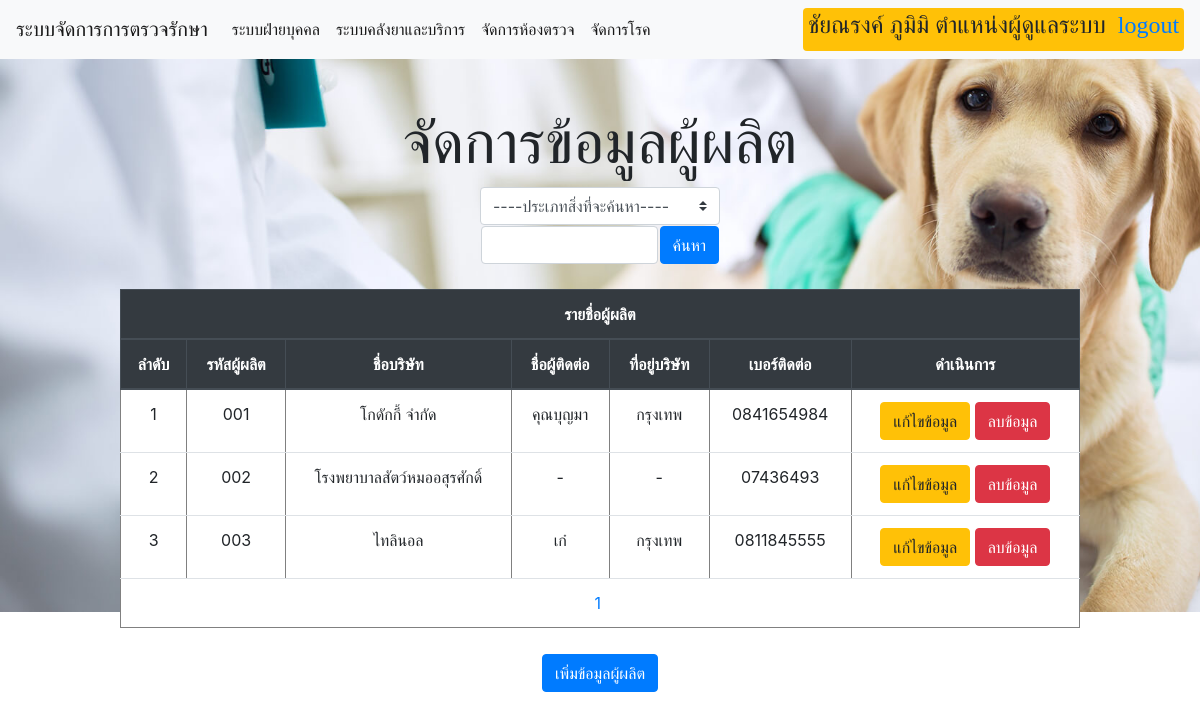
The app's page /TreatmentManagementProject/admin/AdminManageManuFacturer.php (signed in) with its own data.
### tables this page shows
CREATE TABLE `manufacturer` (
  `ManufactID` char(3) NOT NULL,
  `CompanyName` varchar(30) NOT NULL,
  `Contractname` varchar(30) NOT NULL,
  `CompanyAddress` varchar(30) NOT NULL,
  `ContractNumber` char(10) NOT NULL
);

### TreatmentManagementProject/mysql/connect.php (called while the page is built)
<?php
$connect = mysqli_connect($dbhost, $dbuser, $dbpass, $dbname);
mysqli_query($connect, "SET NAMES UTF8");
$result = mysqli_query($connect, $sql);
?>

### TreatmentManagementProject/admin/AdminManageManuFacturer.php (the view, shortened to what this page needs)
<?php
require("../mysql/config.php");
if(!empty($_GET['wordsearch']) && !empty($_GET['typesearch']))
{
  if(!empty($_REQUEST['page']))
  {
    $page=$_REQUEST['page'];
  }
  else
  {
    $page=1;
  }
    $pageprocess=($page*5)-5;
    $wordsearch = $_REQUEST['wordsearch'];
    $typesearch = $_REQUEST['typesearch'];
    if($typesearch=='1')
    {
        $sql2 ="select manufactid,companyname,contractname,companyaddress,contractnumber from manufacturer where manufactid LIKE '%" . $wordsearch . "%'";
        $sql = "select manufactid,companyname,contractname,companyaddress,contractnumber from manufacturer where manufactid LIKE '%" . $wordsearch . "%' limit $pageprocess,5";
      }
    else if($typesearch=='2')
    {
        $sql2 ="select manufactid,companyname,contractname,companyaddress,contractnumber from manufacturer where companyname LIKE '%" . $wordsearch . "%'";
        $sql = "select manufactid,companyname,contractname,companyaddress,contractnumber from manufacturer where companyname LIKE '%" . $wordsearch . "%' limit $pageprocess,5";
    }
    else
    {
        $sql2 ="select manufactid,companyname,contractname,companyaddress,contractnumber from manufacturer";
        $sql = "select manufactid,companyname,contractname,companyaddress,contractnumber from manufacturer limit $pageprocess,5";
    }
}
else
{
  if(!empty($_REQUEST['page']))
  {
    $page=$_REQUEST['page'];
  }
  else
  {
    $page=1;
  }
  $pageprocess=($page*5)-5;
  if(isset($_GET['wordsearch']))
  {
    $wordsearch = $_REQUEST['wordsearch'];
    $typesearch = $_REQUEST['typesearch'];
    if($typesearch=='1')
    {
        $sql2 ="select manufactid,companyname,contractname,companyaddress,contractnumber from manufacturer where manufactid LIKE '%" . $wordsearch . "%'";
        $sql = "select manufactid,companyname,contractname,companyaddress,contractnumber from manufacturer where manufactid LIKE '%" . $wordsearch . "%' limit $pageprocess,5";
      }
    else if($typesearch=='2')
    {
        $sql2 ="select manufactid,companyname,contractname,companyaddress,contractnumber from manufacturer where companyname LIKE '%" . $wordsearch . "%'";
        $sql = "select manufactid,companyname,contractname,companyaddress,contractnumber from manufacturer where companyname LIKE '%" . $wordsearch . "%' limit $pageprocess,5";
    }
  }
  else
  {
    $sql2 ="select manufactid,companyname,contractname,companyaddress,contractnumber from manufacturer";
    $sql = "select manufactid,companyname,contractname,companyaddress,contractnumber from manufacturer limit $pageprocess,5";
  }
}
?>
<!doctype html>
<html lang="en">
  <head>
     <link rel="stylesheet" href="https://stackpath.bootstrapcdn.com/bootstrap/4.3.1/css/bootstrap.min.css">
  </head>
  <body>
 <nav class="navbar navbar-expand-lg navbar-light bg-light">
  <a class="navbar-brand" href="../Main.php">ระบบจัดการการตรวจรักษา</a>
  <div class="collapse navbar-collapse" id="navbarSupportedContent">
    <ul class="navbar-nav mr-auto">
    <li class="nav-item active">
        <a class="nav-link" href="ManageUser.php">ระบบฝ่ายบุคคล <span class="sr-only">(current)</span></a>
      </li>
      <li class="nav-item active">
        <a class="nav-link" href="ManageDrugService.php">ระบบคลังยาและบริการ <span class="sr-only">(current)</span></a>
      </li>
      <li class="nav-item active">
        <a class="nav-link" href="Managetreatmentroom.php">จัดการห้องตรวจ <span class="sr-only">(current)</span></a>
      </li>
      <li class="nav-item active">
        <a class="nav-link" href="Managedisease.php">จัดการโรค <span class="sr-only">(current)</span></a>
      </li>
    </ul>
    <span class = "badge badge-warning" style="font-family: 'TH SarabunPSK';font-weight: bold;"><h4><?php echo $_SESSION['name'] . "&nbsp;ตำแหน่งผู้ดูแลระบบ" ."&nbsp;
    <a href = '../logout.php'>logout</a>" ?></h4></span>
  </div>
</nav>
<br><br>
<h1 align="center" class="head1 ">จัดการข้อมูลผู้ผลิต</h1>
<center>
    <form action="AdminManageManuFacturer.php" method="get">
    <div style="width: 20%;">
    <select class="browser-default custom-select" name="typesearch" required>
        <option value = ''>----ประเภทสิ่งที่จะค้นหา----</option>
        </select>
        <table border="0">
        <tr>
    <td><input class="form-control" type="text" name="wordsearch"></td><td><input class="btn btn-primary" type="submit" value="ค้นหา"></td>
    </tr>
    </table>
    </div>
    </form>
    <br>
    <div style="width: 80%;">
    <table class="table table-hover" border="1" bgcolor="#FFFFFF">
    <thead class="thead-dark">
       <tr bgcolor = "#d5f4e6" align="center">
        <th colspan="7">
        รายชื่อผู้ผลิต
        </th>
       </tr>
        <tr align="center">
            <th>ลำดับ</th>
            <th>รหัสผู้ผลิต</th>
            <th>ชื่อบริษัท</th>
            <th>ชื่อผู้ติดต่อ</th>
            <th>ที่อยู่บริษัท</th>
            <th>เบอร์ติดต่อ</th>
            <th>ดำเนินการ</th>
        </tr>
        </thead>
            <?php
            if(empty($_REQUEST['count']))
            {
              $count = 0;
            }
            else
            {
              $count = $_REQUEST['count'];
            }
            require("../mysql/connect.php");
            while($row = mysqli_fetch_array($result))
            {
            $count++;
              echo "<tr align='center'>";
              echo "<td>$count</td>";
              echo "<td>$row[manufactid]</td>";
              echo "<td>$row[companyname]</td>";
              echo "<td>$row[contractname]</td>";
              echo "<td>$row[companyaddress]</td>";
              echo "<td>$row[contractnumber]</td>";
            ?>
            <td>
            <button class="btn btn-warning" onclick="DrugServiceManufacturerEdit('<?php echo $row['manufactid']; ?>')">แก้ไขข้อมูล</button>
            <button class="btn btn-danger" onclick="DrugServiceManufacturerDel('<?php echo $row['manufactid']; ?>')">ลบข้อมูล</button>
            </td>
             <?php
              echo "</tr>";
            }
            ?>
            <tfoot>
        <tr><td colspan=7 align="center"><?php
        $sql=$sql2;
        require("../mysql/connect.php");
        $x=mysqli_num_rows($result);
         $count2=ceil($x/5);
         $count=0;
         for($i=1;$i<=$count2;$i++)
         {
          if(!empty($_GET['wordsearch']) && !empty($_GET['typesearch']))
          {
           ?>
           <a href='AdminManageManuFacturer.php?count=<?php echo $count ?>&page=<?php echo $i ?>&wordsearch=<?php echo $_GET['wordsearch'] ?>&typesearch=<?php echo $_GET['typesearch'] ?>'><?php echo $i; ?>&nbsp;</a>
           <?php
          }
          else
          {
            ?>
            <a href='AdminManageManuFacturer.php?count=<?php echo $count ?>&page=<?php echo $i ?>'><?php echo $i; ?>&nbsp;</a>
            <?php
          }
            $count+=5;
         }
        ?></td></tr>
        </tfoot>
    </table>
    </div>
    </center>
    <center><button type="button" class="btn btn-primary" style="margin-top: 10px;" onclick="window.open('AdminManageManuFacturerAdd.php','_self');">เพิ่มข้อมูลผู้ผลิต</button></center>
  </body>
</html>

### TreatmentManagementProject/admin/AdminManageManuFacturer.php (style rules this page uses)
body { background-image: url("../background/bg.jpg"); background-repeat: no-repeat; background-size: 120% auto; }
.head1 { font-family: "TH SarabunPSK"; font-size: 60px; }

### records on screen
manufacturer: ManufactID "001", CompanyName "โกดักกี้ จำกัด", Contractname "คุณบุญมา", CompanyAddress "กรุงเทพ", ContractNumber "0841654984"
manufacturer: ManufactID "002", CompanyName "โรงพยาบาลสัตว์หมออสุรศักดิ์", Contractname "-", CompanyAddress "-", ContractNumber "07436493"
manufacturer: ManufactID "003", CompanyName "ไทลินอล", Contractname "เก๋", CompanyAddress "กรุงเทพ", ContractNumber "0811845555"

### other values on screen
$_SESSION['name'] "ชัยณรงค์ ภูมิมิ"
